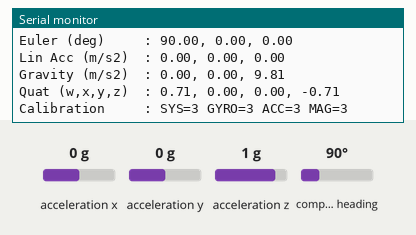
Bench run of a sketch on a simulated Arduino Uno, built with avr-gcc and run on an emulated ATmega328P. Parts: the last lines printed to the serial monitor. Inputs (shaded band) come from the test bench; at power-on: acceleration x 0 g, acceleration y 0 g, acceleration z 1 g, compass heading 90°.

Above: at 2.2 s.
2.3 s: acceleration x set to -1.4 g
At 2.49 s:
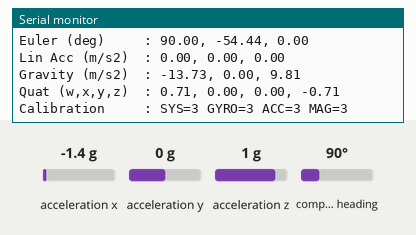
3.8 s: acceleration y set to -1.4 g
At 4.02 s:
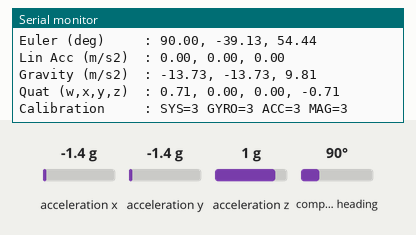
5.3 s: acceleration z set to -1.4 g
At 5.55 s:
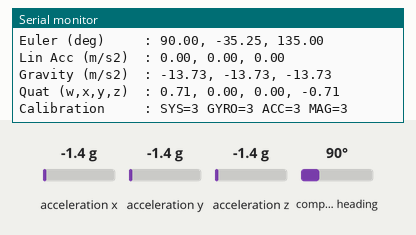
6.8 s: compass heading set to 7°
At 7.08 s:
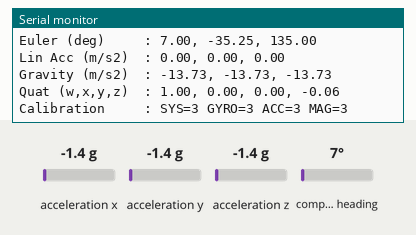
8.3 s: acceleration x set to 0 g
At 8.61 s:
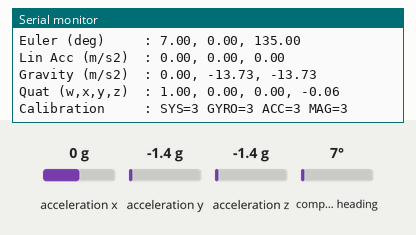
Timing chart, 0 to 11.3 s (numbered marks = the images above; inputs shaded):
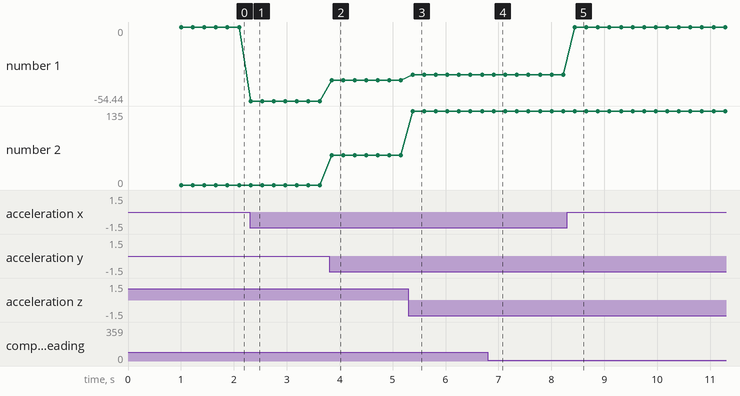

The sketch:

IMU_sensor.ino
```cpp
#include <Wire.h>
#include <Adafruit_Sensor.h>
#include <Adafruit_BNO055.h>
#include <utility/imumaths.h>

Adafruit_BNO055 bno = Adafruit_BNO055(55, 0x28);

void setup() {
  Serial.begin(115200);
  delay(1000);

  if (!bno.begin()) {
    Serial.println("BNO055 NOT detected. Check wiring!");
    while (1);
  }

  Serial.println("BNO055 detected!");
  bno.setExtCrystalUse(true);   // improves accuracy
}

void loop() {
  // Orientation - Euler Angles
  imu::Vector<3> euler = bno.getVector(Adafruit_BNO055::VECTOR_EULER);

  // Linear acceleration (world-frame)
  imu::Vector<3> linAcc = bno.getVector(Adafruit_BNO055::VECTOR_LINEARACCEL);

  // Gravity vector
  imu::Vector<3> gravity = bno.getVector(Adafruit_BNO055::VECTOR_GRAVITY);

  // Quaternion output
  imu::Quaternion quat = bno.getQuat();

  // Calibration status
  uint8_t sys, gyro, accel, mag;
  bno.getCalibration(&sys, &gyro, &accel, &mag);

  Serial.println("\n--- BNO055 OUTPUT ---");

  Serial.print("Euler (deg)     : ");
  Serial.print(euler.x()); Serial.print(", ");
  Serial.print(euler.y()); Serial.print(", ");
  Serial.println(euler.z());

  Serial.print("Lin Acc (m/s2)  : ");
  Serial.print(linAcc.x()); Serial.print(", ");
  Serial.print(linAcc.y()); Serial.print(", ");
  Serial.println(linAcc.z());

  Serial.print("Gravity (m/s2)  : ");
  Serial.print(gravity.x()); Serial.print(", ");
  Serial.print(gravity.y()); Serial.print(", ");
  Serial.println(gravity.z());

  Serial.print("Quat (w,x,y,z)  : ");
  Serial.print(quat.w()); Serial.print(", ");
  Serial.print(quat.x()); Serial.print(", ");
  Serial.print(quat.y()); Serial.print(", ");
  Serial.println(quat.z());

  Serial.print("Calibration     : SYS=");
  Serial.print(sys); Serial.print(" GYRO=");
  Serial.print(gyro); Serial.print(" ACC=");
  Serial.print(accel); Serial.print(" MAG=");
  Serial.println(mag);

  delay(200);
}
```

Measured:
- after the input at 2.3 s, the serial monitor: prints a new line at once (image 1)
- after the input at 3.8 s, the serial monitor: prints a new line after 0.05 s (image 2)
- after the input at 5.3 s, the serial monitor: prints a new line after 0.08 s (image 3)
- after the input at 6.8 s, the serial monitor: prints a new line after 0.11 s (image 4)
- after the input at 8.3 s, the serial monitor: prints a new line after 0.14 s (image 5)
- plotted number 1: 0 → -54.44 after the input at 2.3 s, -54.44 → -39.13 after the input at 3.8 s, -39.13 → -35.25 after the input at 5.3 s
- plotted number 2: 0 → 54.44 after the input at 3.8 s, 54.44 → 135 after the input at 5.3 s
